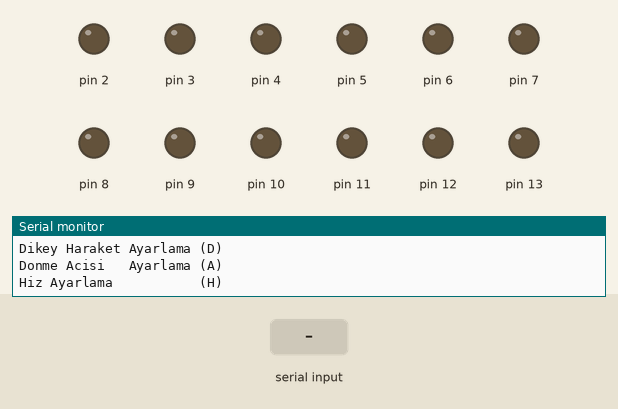
Simulated run of this sketch. Board: Arduino Uno, built with avr-gcc and run on an emulated ATmega328P. Shown: output pins drawn as LEDs (lit = HIGH), the last lines printed to the serial monitor. The inputs (shaded band) are chosen by the test bench.

Above: at 1.2 s.
1.3 s: "90,45\n" received over Serial
2.9 s: byte 89 (89) received over Serial
4.4 s: byte 13 (13) received over Serial
At 4.5 s:
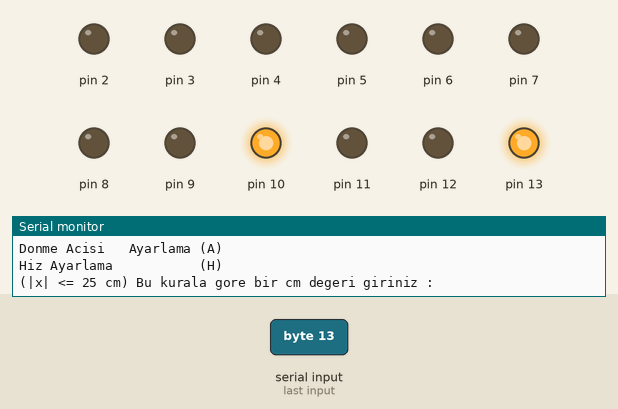
6.1 s: byte 68 (68) received over Serial
7.6 s: byte 13 (13) received over Serial
At 7.7 s:
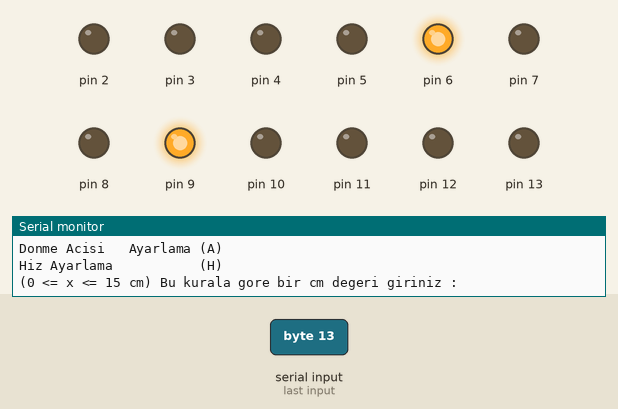
9.3 s: byte 65 (65) received over Serial
Timing chart, 0 to 11.8 s (numbered marks = the images above; inputs shaded):
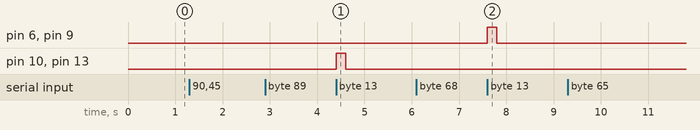

Measured:
- after the input at 4.4 s, pin 10, pin 13: LOW → HIGH at once, → LOW 0.20 s later
- after the input at 7.6 s, pin 6, pin 9: LOW → HIGH at once, → LOW 0.20 s later

The sketch:

3StepMotorKontrolu.ino
```cpp
#include <Stepper.h>
#include "Stepmotor.h"
// !! Simülasyonda motorlar +1 den başladığı için bende bu sapmayı ekledim.
int sapma = 1;
// !!
// Motorlar
Stepmotor motor1(10, 11, 12, 13); // Yatay Haraket Sağlayacak |x| <= 25 cm
Stepmotor motor2(6, 7, 8, 9); // Dikey Haraket Sağlayacak 0 <= x <= 15 cm
Stepmotor motor3(2, 3, 4, 5); // Dönme haraketi Sağlayacak |deg| <= 45°
// Konumlar
float dikeykonum = 0; // 0 <= x <= 15 cm
float yataykonum = 0; // |x| <= 25 cm
float donmeacisi = 0; // |deg| <= 45°
// Hız ayarıyla ilgili şeyler
int hiz = 3;
String strhiz[] = {"1", "2", "3", "4", "5"};
int inthiz[] = {10, 25, 50, 100, 200};

void setup() {
  Serial.begin(9600);
  motor1.setSpeed(50); // 10    25    50    100     200
  motor2.setSpeed(50); // 1000  400   200   100     50
  motor3.setSpeed(50);
}

void loop() {
  Serial.println("Yatay Haraket Ayarlama (Y)");
  Serial.println("Dikey Haraket Ayarlama (D)");
  Serial.println("Donme Acisi   Ayarlama (A)");
  Serial.println("Hiz Ayarlama           (H)");
  while(!Serial.available());
  int durum = Serial.read();
  if(durum == 89 || durum == 121){
    yatayHareketAyarla();
  }
  else if(durum == 68 || durum == 100){
    dikeyHareketAyarla();
  }
  else if(durum == 65 || durum == 97){
    donmeAcisiAyarla();
  }
  else if(durum == 72 || durum == 104){
    hizAyarla();
  }
  else{
    Serial.println("Lutfen gecerli bir deger giriniz.");
  }
}

void yatayHareketAyarla(){
  Serial.println("(|x| <= 25 cm) Bu kurala gore bir cm degeri giriniz :");
  int number = sayial();
  int temp = number;
  bool isTurn = true;
  if(number <= 25 - sapma && number >= -25 - sapma){
    // Yön ayarlama
    if(yataykonum > number){
      motor1.setDirection(-1);
      number = yataykonum - number;
    }
    else if(yataykonum < number){
      motor1.setDirection(1);
      number = number - yataykonum;
    }
    else{
      Serial.println("Zaten bu konumda.");
      isTurn = false;
    }
    // Adım sayısı ayarlama
    if(isTurn){
      for(int i = 0; i < number; i++){
        motor1.run();
      }
    }
    yataykonum = temp;
  }
  else{
    Serial.println("Lutfen kurala uygun bir deger giriniz.");
  }
}

void dikeyHareketAyarla(){
  Serial.println("(0 <= x <= 15 cm) Bu kurala gore bir cm degeri giriniz :");
  int number = sayial();
  int temp = number;
  bool isTurn = true;
  if(number <= 15 - sapma && number >= 0 - sapma){
    // Yön ayarlama
    if(dikeykonum > number){
      motor2.setDirection(-1);
      number = dikeykonum - number;
    }
    else if(dikeykonum < number){
      motor2.setDirection(1);
      number = number - dikeykonum;
    }
    else{
      Serial.println("Zaten bu konumda.");
      isTurn = false;
    }
    // Adım sayısı ayarlama
    if(isTurn){
      for(int i = 0; i < number; i++){
        motor2.run();
      }
    }
    dikeykonum = temp;
  }
  else{
    Serial.println("Lutfen kurala uygun bir deger giriniz.");
  }
}

void donmeAcisiAyarla(){
  Serial.println("(|deg| <= 45°) Bu kurala gore bir cm degeri giriniz :");
  int number = sayial();
  int temp = number;
  bool isTurn = true;
  if(number <= 45 - sapma && number >= -45 - sapma){
    // Yön ayarlama
    if(donmeacisi > number){
      motor3.setDirection(-1);
      number = donmeacisi - number;
    }
    else if(donmeacisi < number){
      motor3.setDirection(1);
      number = number - donmeacisi;
    }
    else{
      Serial.println("Zaten bu konumda.");
      isTurn = false;
    }
    // Adım sayısı ayarlama
    if(isTurn){
      for(int i = 0; i < number; i++){
        motor3.run();
      }
    }
    donmeacisi = temp;
  }
  else{
    Serial.println("Lutfen kurala uygun bir deger giriniz.");
  }
}

int sayial(){
  int number = 0;
  bool isSum = true;
  while (1){
    if(Serial.available()){
      int rakam = Serial.read();
      if(rakam == 13){
        break;
      }
      if(rakam == 45){
        isSum = false;
        continue;
      }
      if(isSum){
        number = (number * 10) + (rakam - 48);
      }
      else{
        number = (number * 10) - (rakam - 48);
      }
    }
  }
  return number - sapma;
}

void hizAyarla(){
  Serial.println("5 hiz ayarindan birini seciniz.");
  Serial.println("Suanda mevcut hiz ayariniz : " + strhiz[hiz - 1]);
  Serial.println(" [1] - [2] - [3] - [4] - [5] ");
  while(!Serial.available());
  int a = Serial.read();
  if(a > 48 && a < 54){
    hiz = a - 48;
    Serial.println("Yeni hiz ayariniz : " + strhiz[hiz - 1]);
    motor1.setSpeed(inthiz[hiz - 1]);
    motor2.setSpeed(inthiz[hiz - 1]);
    motor3.setSpeed(inthiz[hiz - 1]);
  }
  else{
    Serial.println("Yanlis giris");
  }
}
```

Stepmotor.h
```cpp
class Stepmotor
{
    private:
        int pin1;
        int pin2;
        int pin3;
        int pin4;
        int ms = 10000;
        int speed = 1;
        int direction = 1;
        int step = 1;
        int position = 0;
    public:
        Stepmotor(int pin1, int pin2, int pin3, int pin4){
            this->pin1 = pin1;
            this->pin2 = pin2;
            this->pin3 = pin3;
            this->pin4 = pin4;
            pinMode(pin1, OUTPUT);
            pinMode(pin2, OUTPUT);
            pinMode(pin3, OUTPUT);
            pinMode(pin4, OUTPUT);
        }
        void setSpeed(int speed){
            this->speed = speed;
        }
        void setDirection(int direction){
            this->direction = direction;
        }
        void setStep(int step){
            this->step = step;
        }
        void run(){
            int pins[] = {pin1, pin2, pin3, pin4};
            if (direction == 1){
                position = (position + step) % 8;
            }
            if (direction == -1){
                if (position >= step){
                    position = (position - step) % 8;
                }
                else{
                    position = (8 + position - step) % 8;
                }
            }
            if(position%2 == 0){
                digitalWrite(pins[position / 2], HIGH);
                delay(ms / speed);
                digitalWrite(pins[position / 2], LOW);
            }
            if(position%2 == 1){
                digitalWrite(pins[position / 2], HIGH);
                digitalWrite(pins[((position / 2) + 1) % 4], HIGH);
                delay(ms / speed);
                digitalWrite(pins[position / 2], LOW);
                digitalWrite(pins[((position / 2) + 1) % 4], LOW);
            }
        }
};
```
